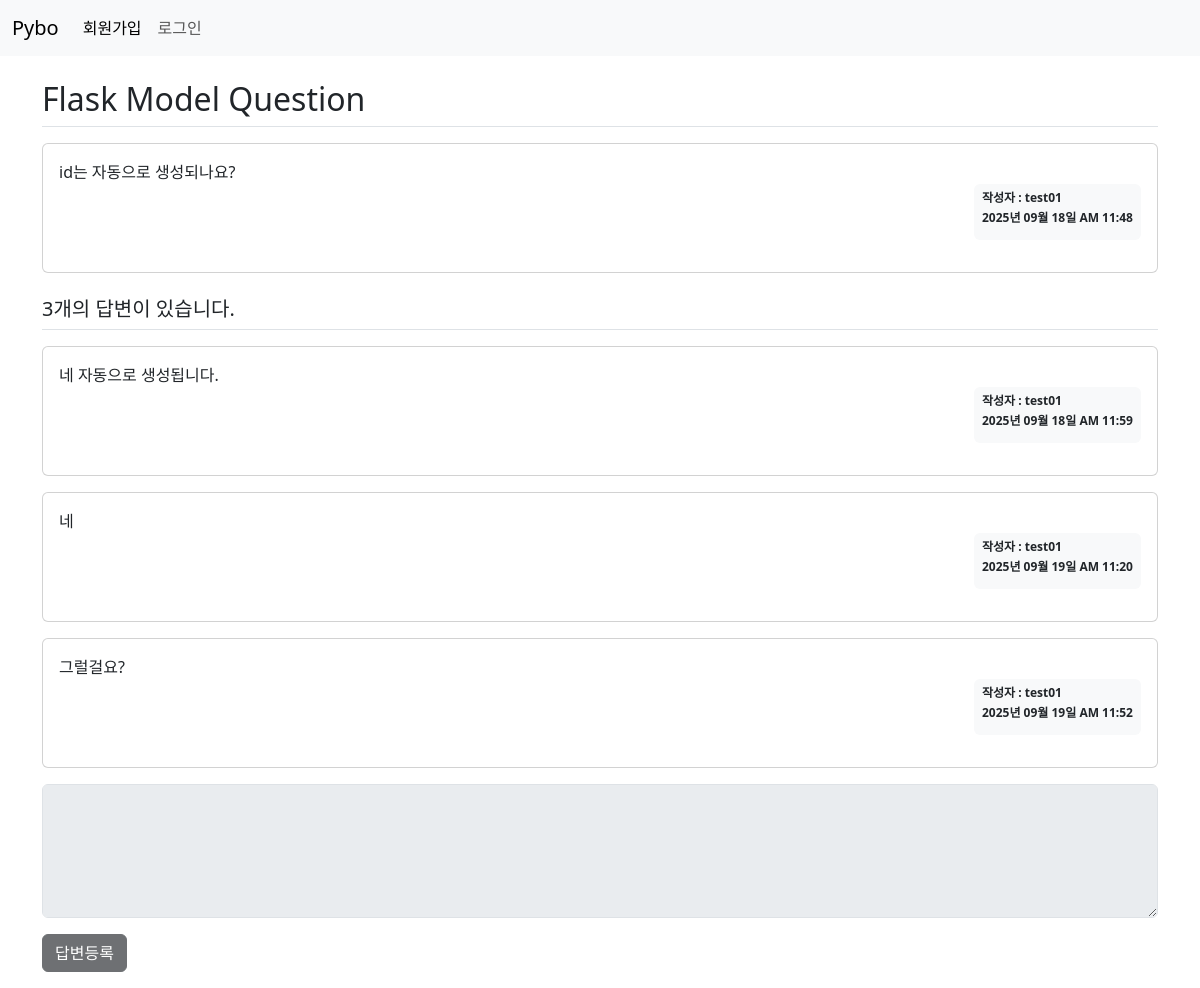
Screenshot of /question/detail/2/ with the database file from the repository.
### pybo/models.py (models this page shows)
class Question(db.Model):
    id = db.Column(db.Integer, primary_key=True)
    subject = db.Column(db.String(200), nullable=False)
    content = db.Column(db.Text(), nullable=False)
    create_date = db.Column(db.DateTime(), nullable=False)
    user_id = db.Column(db.Integer, db.ForeignKey('user.id', ondelete='CASCADE', onupdate='CASCADE'),nullable=False)
    user = db.relationship('User', backref=db.backref('question_set'))
    modify_date = db.Column(db.DateTime(), nullable=True)
    image_path = db.Column(db.String(200), nullable=True)   #이미지 경로 추가

class User(db.Model):
    id = db.Column(db.Integer, primary_key=True)
    username = db.Column(db.String(150), unique=True, nullable=False)
    password = db.Column(db.String(200), nullable=False)
    email = db.Column(db.String(120), unique=True, nullable=False)

class Answer(db.Model):
    id = db.Column(db.Integer, primary_key=True)
    question_id = db.Column(db.Integer, db.ForeignKey('question.id', ondelete='CASCADE'))
    question = db.relationship(Question, backref=db.backref('answer_set'))
    content = db.Column(db.Text(), nullable=False)
    create_date = db.Column(db.DateTime(), nullable=False)
    user_id = db.Column(db.Integer, db.ForeignKey('user.id', ondelete='CASCADE'), nullable=False)
    user = db.relationship('User', backref=db.backref('answer_set'))
    modify_date = db.Column(db.DateTime(), nullable=True)

### pybo/views/question_views.py (the view)
@bp.route('/detail/<int:question_id>/')
def detail(question_id):
    form = AnswerForm()  # 질문 상세 템플릿에 폼 추가
    question = Question.query.get_or_404(question_id)
    return render_template('question/question_detail.html', question=question, form=form)

### pybo/forms.py
class AnswerForm(FlaskForm):
    content = TextAreaField('내용', validators=[DataRequired("내용은 필수입력 항목입니다.")])

### pybo/filter.py (called while the page is built)
def format_datetime(value, fmt='%Y년 %m월 %d일 %p %I:%M'):
    return value.strftime(fmt)

### pybo/views/auth_views.py (called while the page is built)
@bp.before_app_request
def load_logged_in_user():
    user_id = session.get('user_id')
    if user_id is None:
        g.user = None
    else:
        g.user = User.query.get(int(user_id))

### pybo/templates/question/question_detail.html (shortened to what this page needs)
{% extends 'base.html' %}
{% block content %}
<div class="container my-3">
    <h2 class="border-bottom py-2">{{question.subject}}</h2>
    <div class="card my-3">
        <div class="card-body">
            <div class="card-text">
                {{question.content}}
            </div>
            <div class="d-flex justify-content-end">
                <div class="badge bg-light text-dark p-2  text-start">
                    <p class="mb-2">작성자 : {{ question.user.username }}</p>
                    <p class="mb-2">{{ question.create_date|datetime }}</p>
                </div>
            </div>
        </div>
    </div>
</div>
<div class="container my-3">
    <h5 class="border-bottom my-3 py-2">{{ question.answer_set|length }}개의 답변이 있습니다.</h5>
    {% for answer in question.answer_set %}
    <div class="card my-3">
        <div class="card-body">
            <div class="card-text">{{ answer.content }}</div>
            <div class="d-flex justify-content-end">
                <div class="badge bg-light text-dark p-2 text-start">
                    <p class="mb-2">작성자 : {{ answer.user.username  }}</p>
                    <p class="mb-2">{{ answer.create_date|datetime }}</p>
                </div>
            </div>
        </div>
    </div>
    {% endfor %}
</div>
<div class="container my-3">
    <form action="{{ url_for('answer.create', question_id=question.id) }}" method="post">
        <textarea class="form-control" name="content" id="content" rows="5"
        {% if not g.user %}disabled{% endif %} ></textarea>
        <button class="btn btn-dark mt-3" type="submit"
        {% if not g.user %}disabled{% endif %} >답변등록</button>
    </form>
</div>
{% endblock %}

### pybo/static/style.css (style rules this page uses)
textarea { width: 100%; }
button[type='submit'] { margin-top: 10px; }

### rows the page displays
Question: subject "Flask Model Question", content "id는 자동으로 생성되나요?", create_date "2025년 09월 18일 AM 11:48"
User: user.username "test01"
Answer: content "네 자동으로 생성됩니다.", user.username "test01", create_date "2025년 09월 18일 AM 11:59"
Answer: content "네", user.username "test01", create_date "2025년 09월 19일 AM 11:20"
Answer: content "그럴걸요?", user.username "test01", create_date "2025년 09월 19일 AM 11:52"

### other values shown
{{ question.answer_set|length }} "3"
